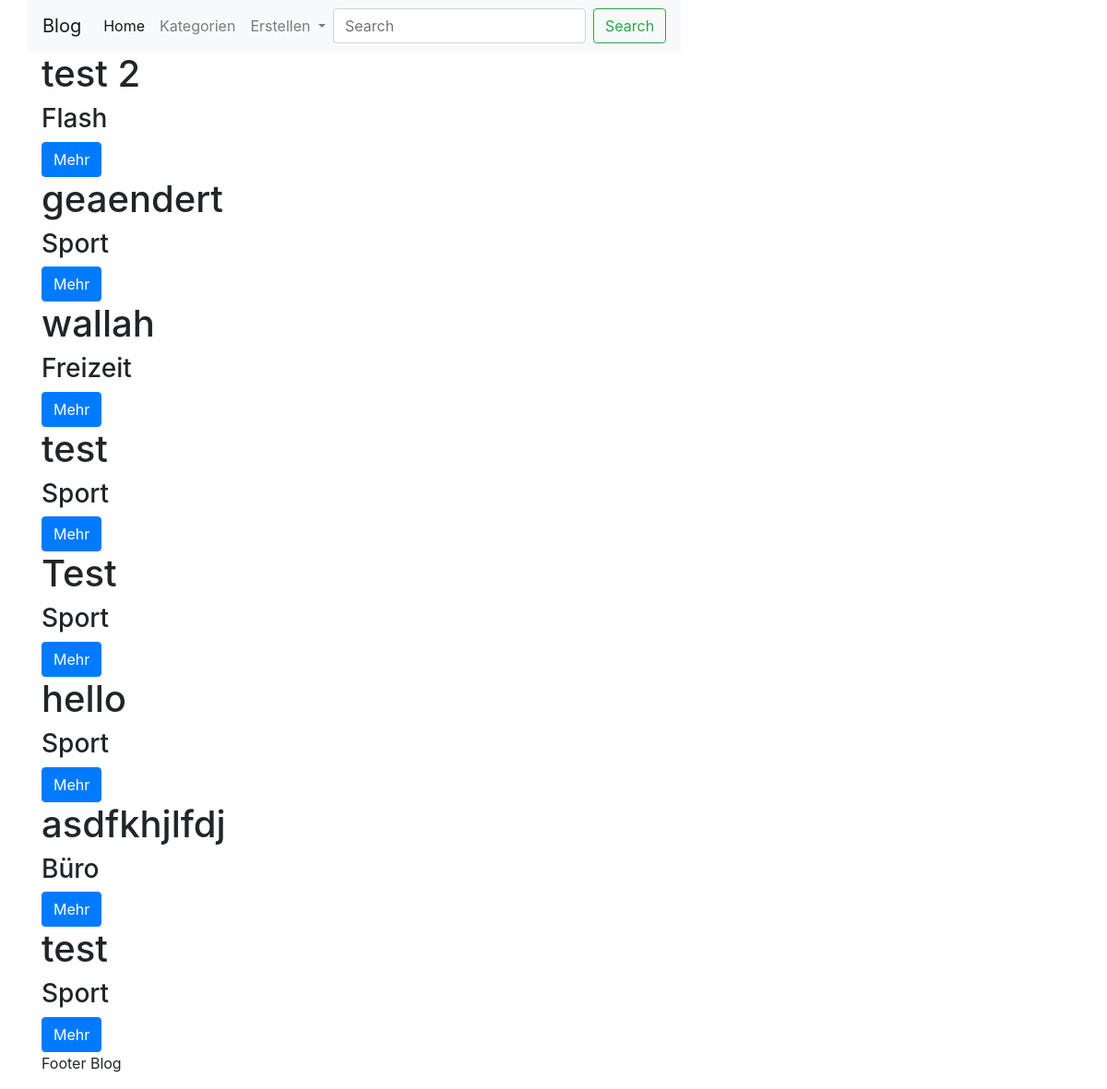
Page /blog on the committed database.
### app/models.py (models this page shows)
class Blogeintrag(db.Model):
    id = db.Column(db.Integer, primary_key=True)
    titel = db.Column(db.String, nullable=False)
    kategorie = db.Column(db.ForeignKey("kategorie.id"), nullable=False)
    text = db.Column(db.String, nullable=False)
    datum = db.Column(db.Date, nullable=False)

class Kategorie(db.Model):
    id = db.Column(db.Integer,primary_key=True)
    value = db.Column(db.String, nullable=False)
    blogeintrag = db.relationship("Blogeintrag", backref="Kategorie")

### app/blog/routes.py (the view)
@bp.route('/blog')
def overview():
    blog = Blogeintrag.query.all()
    return render_template("blog/overview.html", blog=blog)

### app/templates/blog/overview.html
{% extends 'base.html' %}
{% block content %}
    {% for b in blog %}
        <h1> {{ b.titel }}
        </h1>
        <h3> {{ b.Kategorie.value }} </h3>
         <a href="{{ url_for("blog.blog",id=b.id) }}" class="btn btn-primary">Mehr</a>
    {% endfor %}
{% endblock %}

### rows in the picture
Blogeintrag: titel "test 2", Kategorie.value "Flash"
Blogeintrag: titel "geaendert", Kategorie.value "Sport"
Blogeintrag: titel "wallah", Kategorie.value "Freizeit"
Blogeintrag: titel "test", Kategorie.value "Sport"
Blogeintrag: titel "Test", Kategorie.value "Sport"
Blogeintrag: titel "hello", Kategorie.value "Sport"
Blogeintrag: titel "asdfkhjlfdj", Kategorie.value "Büro"
Blogeintrag: titel "test", Kategorie.value "Sport"
